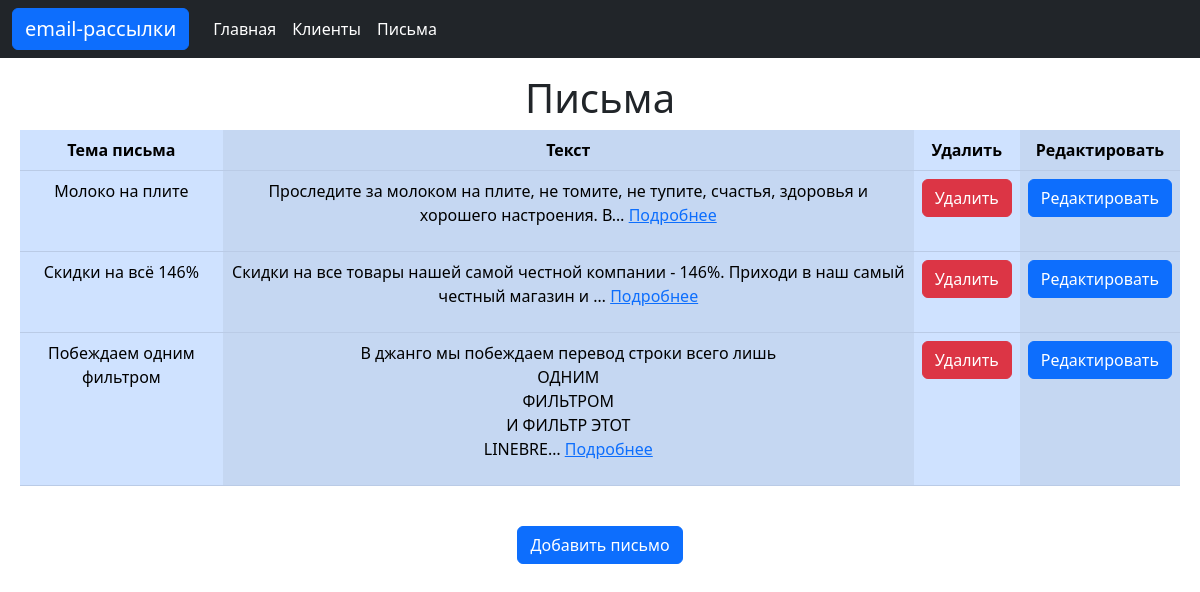
The page /messages on the database its author committed.
### mailing/models.py (models this page shows, shortened)
class Message(models.Model):
    title = models.CharField(max_length=250, verbose_name='Тема')
    text = models.TextField(verbose_name='Сообщение')
    class Meta:
        verbose_name = 'Письмо'
        verbose_name_plural = 'Письма'

### mailing/views.py (the view)
# urls.py: path('messages', MessageListView.as_view(), name="messages"),
class MessageListView(ListView):
    model = Message

### mailing/templates/mailing/message_list.html (shortened to what this page needs)
{% extends 'mailing/base.html' %}
{% block main %}
    <div class="row mt-2">
        <div class="col m-2">
            <h1>Письма</h1>
            <table class="table table-primary table-striped-columns">
                <thead>
                    <tr>
                        <th>Тема письма</th>
                        <th>Текст</th>
                        <th>Удалить</th>
                        <th>Редактировать</th>
                    </tr>
                </thead>
                <tbody>
                    {% for object in object_list %}
                    <tr>
                        <td>{{ object.title }}</td>
                        <td>{{ object.text | linebreaks | truncatechars:100 }}
                            <a href="{% url 'mailing:detail_message' object.id %}">Подробнее</a></td>
                        <td><a class="btn btn-danger" href="{% url 'mailing:delete_message' object.id %}">Удалить</a></td>
                        <td><a class="btn btn-primary" href="{% url 'mailing:edit_message' object.id %}">Редактировать</a></td>
                    </tr>
                    {% endfor %}
                </tbody>
            </table>
        </div>
    </div>
    <div class="row mt-2">
        <div class="col m-2">
            <a class="btn btn-primary" href="{% url 'mailing:add_message' %}">Добавить письмо</a>
        </div>
    </div>
{% endblock %}

### rows shown on the page
Message: title "Молоко на плите", text "Проследите за молоком на плите, не томите, не тупите, счастья, здоровья и хорошего настроения. В…"
Message: title "Скидки на всё 146%", text "Скидки на все товары нашей самой честной компании - 146%. Приходи в наш самый честный магазин и …"
Message: title "Побеждаем одним фильтром", text "В джанго мы побеждаем перевод строки всего лишь ОДНИМ ФИЛЬТРОМ И ФИЛЬТР ЭТОТ LINEBRE…"
